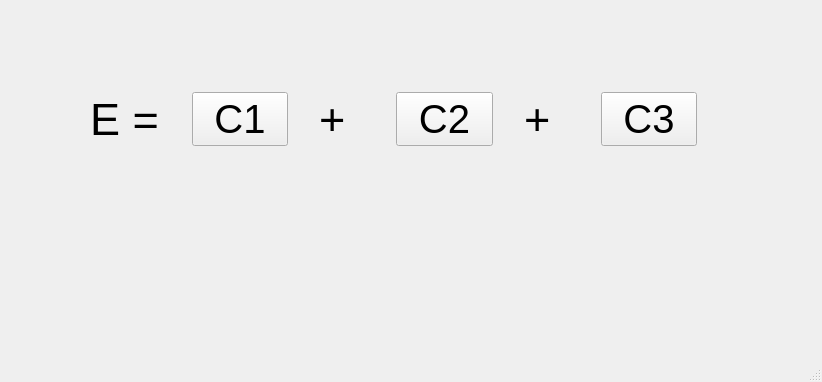
<?xml version="1.0" encoding="UTF-8"?>
<ui version="4.0">
 <class>MainWindow</class>
 <widget class="QMainWindow" name="MainWindow">
  <property name="geometry">
   <rect>
    <x>0</x>
    <y>0</y>
    <width>822</width>
    <height>382</height>
   </rect>
  </property>
  <property name="windowTitle">
   <string>Оценка эффективности использования радиочастотного спектра</string>
  </property>
  <widget class="QWidget" name="centralwidget">
   <widget class="QWidget" name="layoutWidget">
    <property name="geometry">
     <rect>
      <x>90</x>
      <y>90</y>
      <width>607</width>
      <height>58</height>
     </rect>
    </property>
    <layout class="QGridLayout" name="gridLayout">
     <item row="0" column="1">
      <widget class="QPushButton" name="ButtonC1">
       <property name="font">
        <font>
         <pointsize>30</pointsize>
        </font>
       </property>
       <property name="text">
        <string>C1</string>
       </property>
      </widget>
     </item>
     <item row="0" column="4">
      <widget class="QLabel" name="label_3">
       <property name="font">
        <font>
         <pointsize>34</pointsize>
        </font>
       </property>
       <property name="text">
        <string>  +</string>
       </property>
      </widget>
     </item>
     <item row="0" column="5">
      <widget class="QPushButton" name="ButtonC3">
       <property name="font">
        <font>
         <pointsize>30</pointsize>
        </font>
       </property>
       <property name="text">
        <string>C3</string>
       </property>
      </widget>
     </item>
     <item row="0" column="0">
      <widget class="QLabel" name="label">
       <property name="font">
        <font>
         <pointsize>34</pointsize>
        </font>
       </property>
       <property name="text">
        <string>E = </string>
       </property>
      </widget>
     </item>
     <item row="0" column="2">
      <widget class="QLabel" name="label_2">
       <property name="font">
        <font>
         <pointsize>34</pointsize>
        </font>
       </property>
       <property name="text">
        <string>  +</string>
       </property>
      </widget>
     </item>
     <item row="0" column="3">
      <widget class="QPushButton" name="ButtonC2">
       <property name="font">
        <font>
         <pointsize>30</pointsize>
        </font>
       </property>
       <property name="text">
        <string>C2</string>
       </property>
      </widget>
     </item>
    </layout>
   </widget>
  </widget>
  <widget class="QMenuBar" name="menubar">
   <property name="geometry">
    <rect>
     <x>0</x>
     <y>0</y>
     <width>822</width>
     <height>21</height>
    </rect>
   </property>
  </widget>
  <widget class="QStatusBar" name="statusbar"/>
 </widget>
 <resources/>
 <connections/>
</ui>
